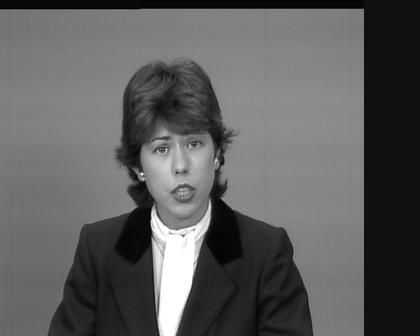
%> input picture speech_recognition/miscellaneous_matlab/DSP_Lab/Exp 3/claire.tiff, 420 x 336 px, shrunk from 720 x 576 before the run
$ octave stft_display.m   (GNU Octave 9; MATLAB toolbox functions it lacks are replaced by stand-ins)
%> lines starting %> are read from the running program, lines starting %| are printed output that depends on the picture
%> further down, image is the input picture: size 336x420 uint8; min 0, max 255, mean 93.4
### speech_recognition/miscellaneous_matlab/DSP_Lab/Exp 3/STFTmatrix.m

function BLAM = STFTmatrix(A, size_subblock)
%> called with size_subblock = 4

% get dimensions of matrix to be split into subblocks
dims = size(A);
%> dims = [336 420]
num_rows = dims(1);
%> num_rows = 336
num_cols = dims(2);
%> num_cols = 420


% find number of rows of subblocks
num_subrows = floor(num_rows/size_subblock);
%> num_subrows = 84
row_vector = size_subblock*ones(num_subrows,1);

% find number of columns of subblocks
num_subcols = floor(num_cols/size_subblock);
%> num_subcols = 105
col_vector = size_subblock*ones(num_subcols,1);

BLAM = cell(num_subrows, num_subcols);

C = zeros(num_subrows*size_subblock,num_subcols*size_subblock);
for q = 1:num_subcols*size_subblock
    for p = 1:num_subrows*size_subblock
        C(p,q) = A(p,q);
    end
end

% split matrix using mat2cell
B = mat2cell(C,row_vector,col_vector);
%> B = 8820 items

for m = 1:num_subcols
    for n = 1:num_subrows
        BLAM{n,m} = fft2(B{n,m});
    end
end
%> after the loop, BLAM = 8820 items

BLAM = cell2mat(BLAM);

end

### speech_recognition/miscellaneous_matlab/DSP_Lab/Exp 3/stft_display.m
image = imread('claire.tiff');
% image = imread('checkerboard.tiff');
stft = STFTmatrix(image,4);
% stft = stft(1:16,1:16);
% stft = STFT16(image,16);
mesh(abs(stft));
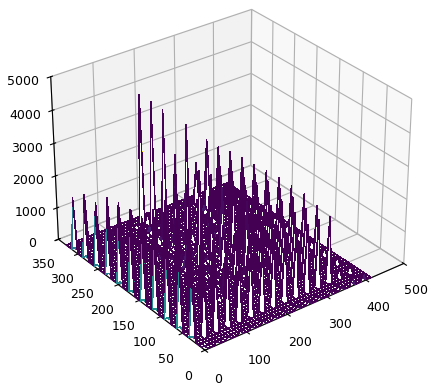
%> figure redrawn from the program's plot data

$ run again, with speech_recognition/miscellaneous_matlab/DSP_Lab/Exp 3/255-corrupt.jpg saved as speech_recognition/miscellaneous_matlab/DSP_Lab/Exp 3/claire.tiff
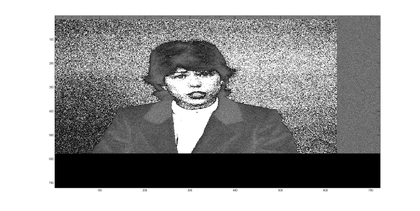
%> input picture speech_recognition/miscellaneous_matlab/DSP_Lab/Exp 3/255-corrupt.jpg, 420 x 211 px, shrunk from 1920 x 964 before the run
%> image is the input picture: size 211x420x3 uint8; min 0, max 255, mean 157.6
%> after the loop in STFTmatrix, `for q = 1:num_subcols*size_subblock`:
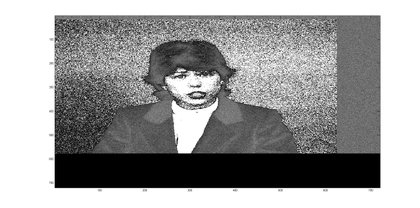
%> C: size 208x420 double; min 0, max 255, mean 156.1
%> B = 5460 items
%> `mesh(abs(stft));`:
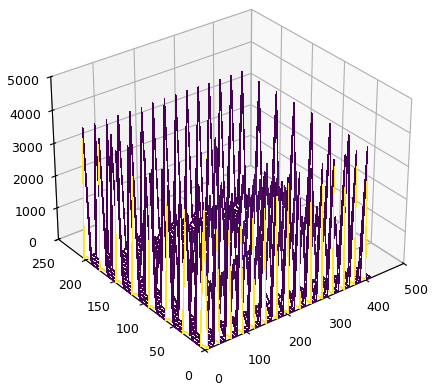
%> figure redrawn from the program's plot data
